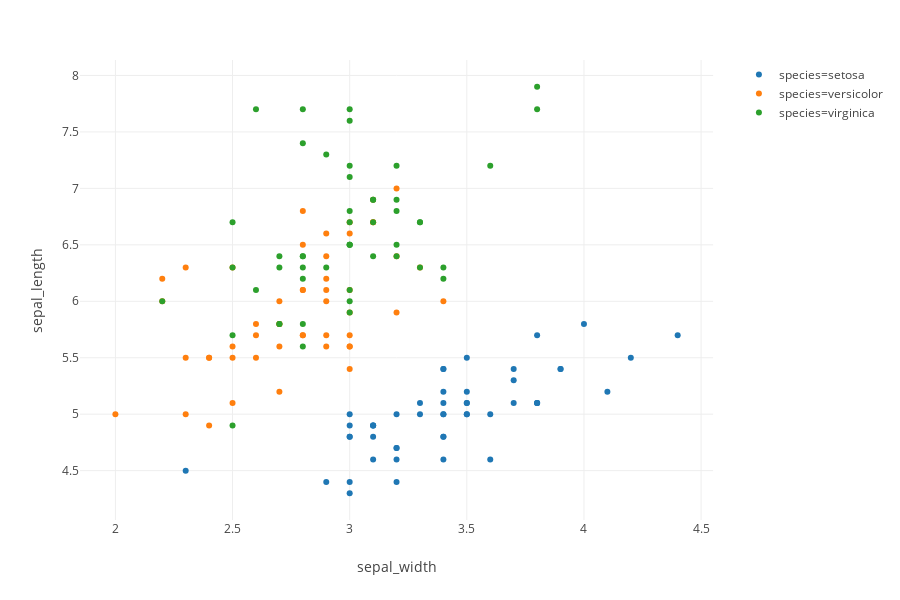

Notebook code cell kept with this figure:
### Code cell
fig = px.scatter(iris, x="sepal_width", y="sepal_length", color="species")
fig.show()

### Figure 1 — Plotly figure (JSON) as saved in the notebook; plotly's stock layout.template omitted (floating-point values rounded to 4 significant figures)
{"data": [{"hoverlabel": {"namelength": 0}, "hovertemplate": "species=setosa<br>sepal_width=%{x}<br>sepal_length=%{y}", "legendgroup": "species=setosa", "marker": {"color": "#1F77B4", "symbol": "circle"}, "mode": "markers", "name": "species=setosa", "showlegend": true, "type": "scatter", "x": [3.5, 3, 3.2, 3.1, 3.6, 3.9, 3.4, 3.4, 2.9, 3.1, 3.7, 3.4, 3, 3, 4, 4.4, 3.9, 3.5, 3.8, 3.8, 3.4, 3.7, 3.6, 3.3, 3.4, 3, 3.4, 3.5, 3.4, 3.2, 3.1, 3.4, 4.1, 4.2, 3.1, 3.2, 3.5, 3.1, 3, 3.4, 3.5, 2.3, 3.2, 3.5, 3.8, 3, 3.8, 3.2, 3.7, 3.3], "xaxis": "x", "y": [5.1, 4.9, 4.7, 4.6, 5, 5.4, 4.6, 5, 4.4, 4.9, 5.4, 4.8, 4.8, 4.3, 5.8, 5.7, 5.4, 5.1, 5.7, 5.1, 5.4, 5.1, 4.6, 5.1, 4.8, 5, 5, 5.2, 5.2, 4.7, 4.8, 5.4, 5.2, 5.5, 4.9, 5, 5.5, 4.9, 4.4, 5.1, 5, 4.5, 4.4, 5, 5.1, 4.8, 5.1, 4.6, 5.3, 5], "yaxis": "y"}, {"hoverlabel": {"namelength": 0}, "hovertemplate": "species=versicolor<br>sepal_width=%{x}<br>sepal_length=%{y}", "legendgroup": "species=versicolor", "marker": {"color": "#FF7F0E", "symbol": "circle"}, "mode": "markers", "name": "species=versicolor", "showlegend": true, "type": "scatter", "x": [3.2, 3.2, 3.1, 2.3, 2.8, 2.8, 3.3, 2.4, 2.9, 2.7, 2, 3, 2.2, 2.9, 2.9, 3.1, 3, 2.7, 2.2, 2.5, 3.2, 2.8, 2.5, 2.8, 2.9, 3, 2.8, 3, 2.9, 2.6, 2.4, 2.4, 2.7, 2.7, 3, 3.4, 3.1, 2.3, 3, 2.5, 2.6, 3, 2.6, 2.3, 2.7, 3, 2.9, 2.9, 2.5, 2.8], "xaxis": "x", "y": [7, 6.4, 6.9, 5.5, 6.5, 5.7, 6.3, 4.9, 6.6, 5.2, 5, 5.9, 6, 6.1, 5.6, 6.7, 5.6, 5.8, 6.2, 5.6, 5.9, 6.1, 6.3, 6.1, 6.4, 6.6, 6.8, 6.7, 6, 5.7, 5.5, 5.5, 5.8, 6, 5.4, 6, 6.7, 6.3, 5.6, 5.5, 5.5, 6.1, 5.8, 5, 5.6, 5.7, 5.7, 6.2, 5.1, 5.7], "yaxis": "y"}, {"hoverlabel": {"namelength": 0}, "hovertemplate": "species=virginica<br>sepal_width=%{x}<br>sepal_length=%{y}", "legendgroup": "species=virginica", "marker": {"color": "#2CA02C", "symbol": "circle"}, "mode": "markers", "name": "species=virginica", "showlegend": true, "type": "scatter", "x": [3.3, 2.7, 3, 2.9, 3, 3, 2.5, 2.9, 2.5, 3.6, 3.2, 2.7, 3, 2.5, 2.8, 3.2, 3, 3.8, 2.6, 2.2, 3.2, 2.8, 2.8, 2.7, 3.3, 3.2, 2.8, 3, 2.8, 3, 2.8, 3.8, 2.8, 2.8, 2.6, 3, 3.4, 3.1, 3, 3.1, 3.1, 3.1, 2.7, 3.2, 3.3, 3, 2.5, 3, 3.4, 3], "xaxis": "x", "y": [6.3, 5.8, 7.1, 6.3, 6.5, 7.6, 4.9, 7.3, 6.7, 7.2, 6.5, 6.4, 6.8, 5.7, 5.8, 6.4, 6.5, 7.7, 7.7, 6, 6.9, 5.6, 7.7, 6.3, 6.7, 7.2, 6.2, 6.1, 6.4, 7.2, 7.4, 7.9, 6.4, 6.3, 6.1, 7.7, 6.3, 6.4, 6, 6.9, 6.7, 6.9, 5.8, 6.8, 6.7, 6.7, 6.3, 6.5, 6.2, 5.9], "yaxis": "y"}], "layout": {"height": 600, "legend": {"tracegroupgap": 0}, "margin": {"t": 60}, "xaxis": {"anchor": "y", "domain": [0, 0.98], "title": {"text": "sepal_width"}}, "yaxis": {"anchor": "x", "domain": [0, 1], "title": {"text": "sepal_length"}}}}
